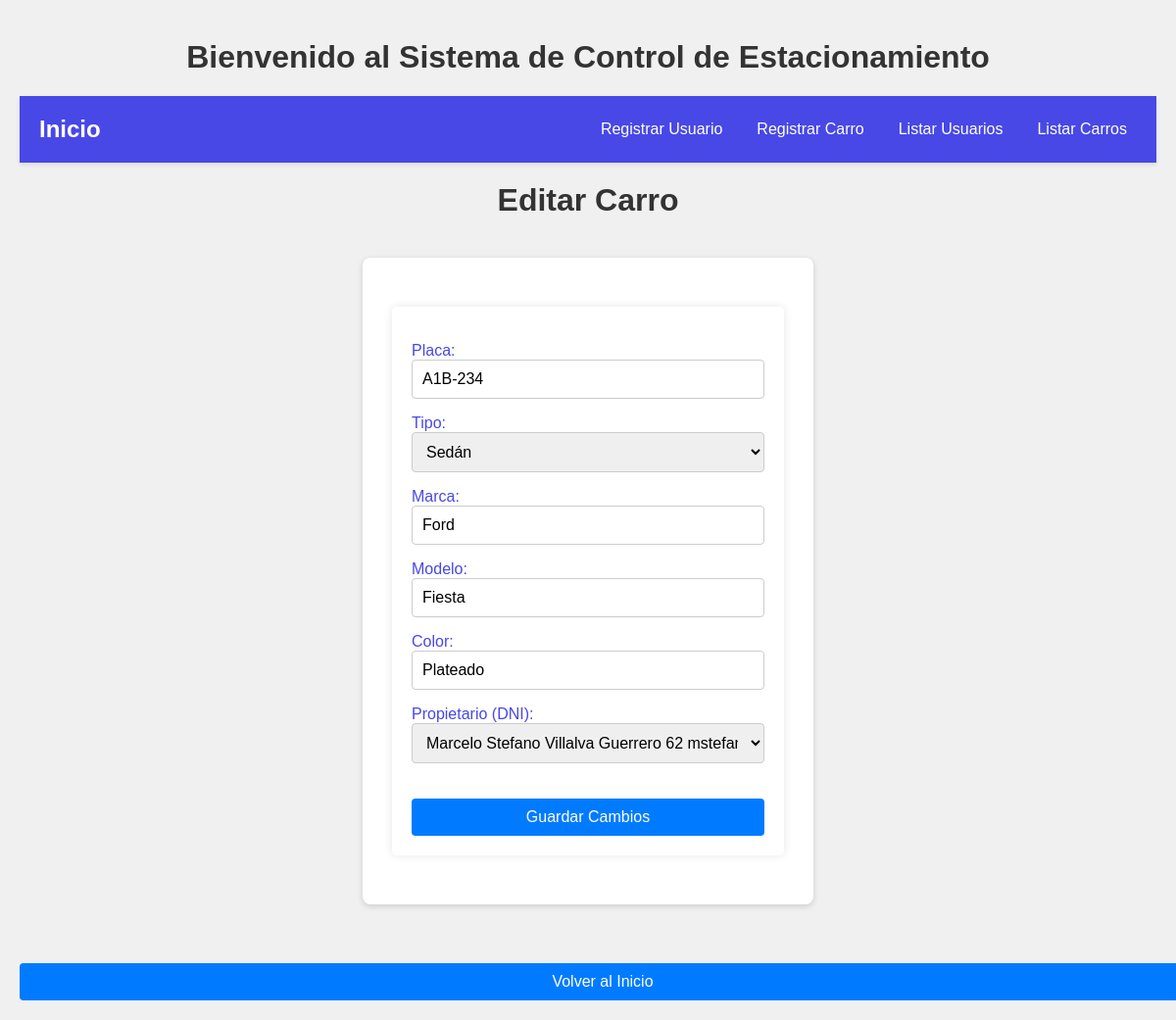
The app's page /registro/editar_carro/6/ with its own data.
### registro/models.py (models this page shows, shortened)
class Carro(models.Model):
    placa = models.CharField(max_length=10, unique=True, verbose_name="Placa")
    tipo = models.ForeignKey(Tipo_V, on_delete=models.CASCADE, related_name="carros")
    marca = models.CharField(max_length=100, verbose_name="Marca del vehiculo")
    modelo = models.CharField(max_length=150, verbose_name="Modelo del vehiculo")
    color = models.CharField(max_length=90, verbose_name="Color del Vehiculo")
    usuario = models.ForeignKey(Usuario, on_delete=models.CASCADE, related_name="carros")
    class Meta:
        verbose_name = "Carro"
        verbose_name_plural = "Carros"

class Tipo_V(models.Model):
    tipo = models.CharField(max_length=80, verbose_name="Tipo de Vehículo")
    class Meta:
        verbose_name = "Tipo de Vehículo"
        verbose_name_plural = "Tipos de Vehículos"
    def __str__(self):
        return self.tipo

### registro/views.py (the view)
# urls.py: path('editar_carro/<int:id>/', editar_carro, name='editar_carro'),
def editar_carro(request, id):
    carro = get_object_or_404(Carro, id=id)
    if request.method == 'POST':
        form = CarroForm_editar(request.POST, instance=carro)
        if form.is_valid():
            form.save()
            return redirect('carro_detail', id=carro.id)
    else:
        form = CarroForm_editar(instance=carro)
    return render(request, 'editar_carro.html', {'form': form})

### registro/forms.py
class CarroForm_editar(forms.ModelForm):
    class Meta:
        model = Carro
        fields = ['placa', 'tipo', 'marca', 'modelo', 'color', 'usuario']
    placa = forms.CharField(
        label='Placa',
        widget=forms.TextInput(attrs={'placeholder': 'Ingrese la placa', 'required': 'required'})
    )
    tipo = forms.ModelChoiceField(
        queryset=Tipo_V.objects.all(),
        label='Tipo',
        widget=forms.Select(attrs={'required': 'required'})
    )
    marca = forms.CharField(
        label='Marca',
        widget=forms.TextInput(attrs={'placeholder': 'Ingrese la marca del vehículo', 'required': 'required'})
    )
    modelo = forms.CharField(
        label='Modelo',
        widget=forms.TextInput(attrs={'placeholder': 'Ingrese el modelo del vehículo', 'required': 'required'})
    )
    color = forms.CharField(
        label='Color',
        widget=forms.TextInput(attrs={'placeholder': 'Ingrese el color del vehículo', 'required': 'required'})
    )
    usuario = forms.ModelChoiceField(
        queryset=Usuario.objects.all(),
        label='Propietario (DNI)',
        widget=forms.Select(attrs={'required': 'required'})
    )

### registro/models.py (called while the page is built)
    def __str__(self):
        return f"{self.name} {self.lastname} {self.flat_number} {self.email} {self.telefono}"

### registro/templates/editar_carro.html (shortened to what this page needs)
{% extends 'base.html' %}
{% block content %}
    <div class="edit-car-container">
        <h1>Editar Carro</h1>
        <form method="post">
            <div class="form-container">
                {{ form.as_p }}
                <button type="submit" class="btn">Guardar Cambios</button>
            </div>
        </form>
        <a href="{% url 'index' %}" class="btn">Volver al Inicio</a>
    </div>
{% endblock %}

### registro/templates/base.html (style rules this page uses)
body { font-family: Arial, sans-serif; background-color: #f0f0f0; color: #333; margin: 0; padding: 20px; }
form { background-color: #ffffff; padding: 30px; border-radius: 8px; box-shadow: 0 2px 6px rgba(0, 0, 0, 0.15); max-width: 400px; margin: 40px auto; }
label { font-size: 16px; margin-bottom: 5px; color: #4848E7; }
input[type="text"], input[type="email"], select { width: 100%; padding: 10px; font-size: 16px; border-radius: 4px; border: 1px solid #ccc; transition: border-color 0.3s; box-sizing: border-box; }
.btn { background-color: #4848E7; color: #ffffff; text-decoration: none; padding: 10px 20px; border-radius: 4px; transition: background-color 0.3s ease; text-align: center; display: inline-block; margin-top: 20px; cursor: pointer; border: none; width: 100%; }
h1 { color: #333; text-align: center; margin-top: 20px; }
.form-container { background: #fff; padding: 20px; margin: 20px auto; border-radius: 5px; box-shadow: 0 0 10px rgba(0, 0, 0, 0.1); }
.btn { display: inline-block; padding: 10px 15px; font-size: 16px; color: #fff; background-color: #007bff; border: none; border-radius: 4px; text-decoration: none; text-align: center; }

### records on screen
Carro: placa "A1B-234", marca "Ford", modelo "Fiesta", color "Plateado", usuario "Marcelo Stefano Villalva Guerrero 62 mstefanovg@gmail.com 932124082"
Tipo_V: tipo "Sedán"
